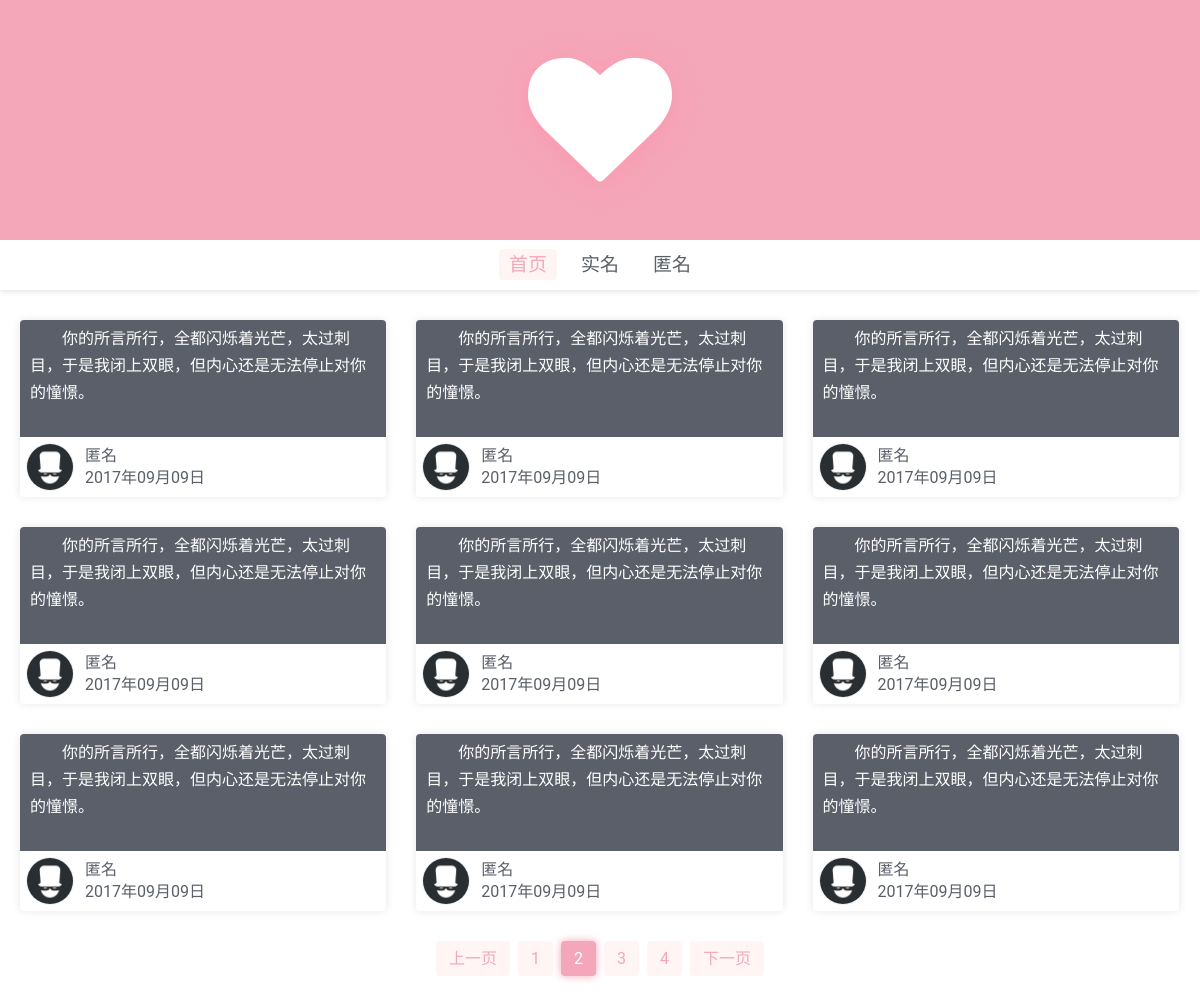
Page /mous/page/2 on the committed database.
### tables this page shows
CREATE TABLE `contents` (
  `id` int(255) NOT NULL,
  `date` int(255) NOT NULL,
  `text` text NOT NULL,
  `sex` varchar(1) NOT NULL,
  `qq` text NOT NULL,
  `ip` text NOT NULL,
  `mous` int(1) NOT NULL,
  `name` varchar(11) NOT NULL
);

### index.php (called while the page is built, shortened)
<?php
require_once("require/function.php");
require_once("content/index.php");
?>

### require/content-function.php (the view, shortened to what this page needs)
<?php
function  do_html_head ($title){
	echo '        <link href="//cdn.bootcss.com/font-awesome/4.7.0/css/font-awesome.css" rel="stylesheet">'."\n";
}
function  do_html_content ($page,$mous){
	$conn=new mysqli(get_mysql ("mysql"),get_mysql ("name"),get_mysql ("password"),get_mysql ("name"));
	if($page==""){
	    $limit=0;
	}else{
	    $limit=$page*9-9;
	}
	if ($mous==""){
	    $sql="SELECT * FROM contents ORDER BY date DESC LIMIT $limit,9";
	    $result=$conn->query ($sql);
		while ($row=$result->fetch_assoc ()){
			if ($row["sex"]==0){
				echo '<div class="item">';
			}
			elseif ($row["sex"]==1){
				echo '<div class="item boy">';
			}
			elseif ($row["sex"]==2){
				echo '<div class="item girl">';
			}
			echo '<article>'.$row["text"].'</article>';
			echo '<div class="author">';
			if ($row["mous"]==0){
				echo '<img class="avatar" src="//q1.qlogo.cn/g?b=qq&nk='.$row["qq"].'&s=100">';
				echo '<p class="name">'.$row["name"].'</p>';
			}else {
				echo '<img class="avatar" src="/static/img/mous.jpg">';
				echo '<p class="name">匿名</p>';
			}
			echo '<p class="date">'.date("Y年m月d日",$row["date"]).'</p>';
			echo '</div>';
			echo '</div>';
		}
	}
}
function  do_html_pages ($page,$mous){
	$conn=new mysqli(get_mysql ("mysql"),get_mysql ("name"),get_mysql ("password"),get_mysql ("name"));
	$x=0;
	if ($mous==""){
	    $sql="SELECT * FROM contents";
	    $result=$conn->query ($sql);
		while ($row=$result->fetch_assoc ()){
		    $x+=1;
		}
	}
	else {
	    $sql="SELECT * FROM contents WHERE mous=$mous";
	    $result=$conn->query ($sql);
		while ($row=$result->fetch_assoc ()){
			$x+=1;
		}
	}
	$allpages=ceil($x/9);
	if($page == 1){
		$lastpage = $allpages;
	}else{
	    $lastpage = $page -1;
	}
    echo '<a href="/mous'.$mouss.'/page/'.$lastpage.'">上一页</a>';
	$page_1 = $page-1;
    $page_3 = $page+1;
	$page_4 = $page+2;
	$page_rest = $allpages - $page;
	if($page > 1){
		echo '<a href="/mous'.$mouss.'/page/'.$page_1.'">'.$page_1.'</a>';
	}
	echo '<a class="active">'.$page.'</a>';
	if($page_rest > 0){
		echo '<a href="/mous'.$mouss.'/page/'.$page_3.'">'.$page_3.'</a>';
	}
	if($page_rest > 1){
		echo '<a href="/mous'.$mouss.'/page/'.$page_4.'">'.$page_4.'</a>';
	}
	if($page == $allpages){
		$nextpage = 1;
	}else{
		$nextpage = $page +1;
	}
	echo '<a href="/mous'.$mouss.'/page/'.$nextpage.'">下一页</a>';
}
?>

### static/css/i.css (style rules this page uses)
* { font-family:'Roboto', 'Helvetica', 'Arial', sans-serif; }
a { text-decoration: none; }
body { margin: 0; }
#content .list-item .item { margin-top: 30px; transition: all .35s; float: left; width: calc(33.3% - 20px); margin-right: 30px; box-shadow: 0 0 8px rgba(0, 0, 0, .1); border-radius: 4px; cursor: pointer; -webkit-animation:wish-appear .6s; animation:wish-appear .6s; -webkit-animation-fill-mode:both; animation-fill-mode:both }
#content .list-item .item:last-child { margin-bottom: 30px; }
#content .list-item .item:nth-child(9n+2) { -webkit-animation-delay: .15s; animation-delay: .15s; }
#content .list-item .item:nth-child(9n+3) { -webkit-animation-delay: .3s; animation-delay: .3s; }
#content .list-item .item:nth-child(9n+4) { -webkit-animation-delay: .6s; animation-delay: .6s; }
#content .list-item .item:nth-child(9n+5) { -webkit-animation-delay: .75s; animation-delay: .75s; }
#content .list-item .item:nth-child(9n+6) { -webkit-animation-delay: .9s; animation-delay: .9s; }
#content .list-item .item:nth-child(9n+7) { -webkit-animation-delay: 1.05s; animation-delay: 1.05s; }
#content .list-item .item:nth-child(9n+8) { -webkit-animation-delay: 1.2s; animation-delay: 1.2s; }
#content .list-item .item:nth-child(9n+9) { -webkit-animation-delay: 1.35s; animation-delay: 1.35s; }
#content .list-item .item article { padding: 5px 10px; color: #fff; background: #5a5f69; border-radius: 4px 4px 0 0; line-height: 27px; height: 106px; text-indent: 2em; display: -webkit-box; -webkit-box-orient: vertical; -webkit-line-clamp: 4; overflow: hidden; }
#content .list-item .item .author { transition: all .35s; position: relative; height: 60px; color: #5a5f69; border-top: 1px solid #5a5f69; }
#content .list-item .item .author .avatar { height: 46px; width: 46px; margin: 7px; background: #fff; border-radius: 100%; box-shadow: 0 0 0 1px #eee; }
#content .list-item .item .author p { height: 20px; line-height: 20px; padding-left: 5px; padding-right: 5px; width: calc(100% - 100px); left: 60px; position: absolute; font-size: 16px; margin: 0; overflow: hidden; text-overflow: ellipsis; white-space: nowrap; }
#content .list-item .item .author .name { top: 0; padding-top: 9px; }
#content .list-item .item .author .date { bottom: 0; padding-bottom: 9px; }
#content .list-item .item:nth-child(3n+3) { margin-right: 0; }
#content .list-pages a:first-child, #content .list-pages a:last-child { width: auto; padding: 0 13px; }
#content .list-pages a { text-align: center; width: 35px; margin: 0 4px; border-radius: 4px; display: inline-block; height: 35px; color: #F4A7B9; background: #fff5f5; line-height: 35px; }
#content .list-pages .active { color: #fff; background: #F4A7B9; box-shadow: 0 0 8px #F4A7B9; }

### rows in the picture
contents: text "你的所言所行，全都闪烁着光芒，太过刺目，于是我闭上双眼，但内心还是无法停止对你的憧憬。", mous 1 (drawn), date "2017年09月09日"
contents: text "你的所言所行，全都闪烁着光芒，太过刺目，于是我闭上双眼，但内心还是无法停止对你的憧憬。", mous 1 (drawn), date "2017年09月09日"
contents: text "你的所言所行，全都闪烁着光芒，太过刺目，于是我闭上双眼，但内心还是无法停止对你的憧憬。", mous 1 (drawn), date "2017年09月09日"
contents: text "你的所言所行，全都闪烁着光芒，太过刺目，于是我闭上双眼，但内心还是无法停止对你的憧憬。", mous 1 (drawn), date "2017年09月09日"
contents: text "你的所言所行，全都闪烁着光芒，太过刺目，于是我闭上双眼，但内心还是无法停止对你的憧憬。", mous 1 (drawn), date "2017年09月09日"
contents: text "你的所言所行，全都闪烁着光芒，太过刺目，于是我闭上双眼，但内心还是无法停止对你的憧憬。", mous 1 (drawn), date "2017年09月09日"
contents: text "你的所言所行，全都闪烁着光芒，太过刺目，于是我闭上双眼，但内心还是无法停止对你的憧憬。", mous 1 (drawn), date "2017年09月09日"
contents: text "你的所言所行，全都闪烁着光芒，太过刺目，于是我闭上双眼，但内心还是无法停止对你的憧憬。", mous 1 (drawn), date "2017年09月09日"
contents: text "你的所言所行，全都闪烁着光芒，太过刺目，于是我闭上双眼，但内心还是无法停止对你的憧憬。", mous 1 (drawn), date "2017年09月09日"

### other values in the picture
$page_1 "1"
$page "2"
$page_3 "3"
$page_4 "4"
